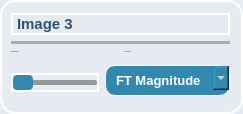
                  <widget class="QFrame" name="frame_18">
                   <property name="styleSheet">
                    <string notr="true">background-color: rgb(230, 234, 241); /* Background color */
    border-radius: 15px; /* Curved borders */
    border: 2px solid #ffffff; /* 3D outline */

    box-shadow: 2px 2px 8px rgba(0, 0, 0, 0.7); /* 3D shadow effect */</string>
                   </property>
                   <property name="frameShape">
                    <enum>QFrame::StyledPanel</enum>
                   </property>
                   <property name="frameShadow">
                    <enum>QFrame::Raised</enum>
                   </property>
                   <layout class="QGridLayout" name="gridLayout_19">
                    <property name="leftMargin">
                     <number>9</number>
                    </property>
                    <item row="1" column="0">
                     <layout class="QHBoxLayout" name="horizontalLayout_49">
                      <property name="spacing">
                       <number>6</number>
                      </property>
                      <property name="sizeConstraint">
                       <enum>QLayout::SetMaximumSize</enum>
                      </property>
                      <item>
                       <widget class="QSlider" name="Slider_weight3_7">
                        <property name="sizePolicy">
                         <sizepolicy hsizetype="Minimum" vsizetype="Fixed">
                          <horstretch>0</horstretch>
                          <verstretch>0</verstretch>
                         </sizepolicy>
                        </property>
                        <property name="styleSheet">
                         <string notr="true">QSlider::groove {
background: rgb(149, 151, 154); /* Color of the track */
border: 0px solid #999; /* Border of the track */
height: 5px; /* Set the height of the track */
border-radius: 2px; /* Round the corners of the track */
}

/* Style for the slider handle (thumb) */
QSlider::handle {
background: #3388b0; /* Color of the handle */
width: 20px; /* Width of the handle */
height: 10px; /* Height of the handle */
margin: -5px 0; /* Negative margin to center the handle vertically */
border-radius: 4px;
border: none;
}

/* Style for the slider handle when pressed */
QSlider::handle:pressed {
background: #1f536b; /* Color of the handle when pressed */
border: 1px solid #3498db; /* Border of the handle when pressed */
}</string>
                        </property>
                        <property name="orientation">
                         <enum>Qt::Horizontal</enum>
                        </property>
                       </widget>
                      </item>
                      <item>
                       <widget class="QComboBox" name="combo1_8">
                        <property name="cursor">
                         <cursorShape>PointingHandCursor</cursorShape>
                        </property>
                        <property name="styleSheet">
                         <string notr="true">QComboBox {
    font-family: &quot;Arial&quot;;
    font-weight: 600; /* Semibold */
    font-size: 10pt; /* Adjust the font size as needed */
 	color: rgb(26, 70, 91);
    border: 1px solid  rgb(26, 70, 91);; /* Set the border to 1px solid white */
	margin-bottom: 5px;
	background-color: #3388b0;   /* Background color for the combo box */
    border: 1px solid #ffffff;   /* Border around the combo box */
    border-radius: 10px;         /* Rounded corners */
    padding: 6px 10px;           /* Padding around the text */
    color: white;               
}

QComboBox::drop-down {
color: rgb(26, 70, 91);
}
QComboBox QAbstractItemView {
    background-color: #rgb(224, 224, 224);   /* Background color for the list */

    selection-background-color: #3f7293; /* Selection color when an item is highlighted */

}</string>
                        </property>
                        <item>
                         <property name="text">
                          <string>FT Magnitude</string>
                         </property>
                        </item>
                        <item>
                         <property name="text">
                          <string>FT Phase</string>
                         </property>
                        </item>
                        <item>
                         <property name="text">
                          <string>FT Real</string>
                         </property>
                        </item>
                        <item>
                         <property name="text">
                          <string>FT Imaginary</string>
                         </property>
                        </item>
                       </widget>
                      </item>
                     </layout>
                    </item>
                    <item row="0" column="0">
                     <layout class="QVBoxLayout" name="verticalLayout_64">
                      <property name="leftMargin">
                       <number>0</number>
                      </property>
                      <item>
                       <widget class="QLabel" name="label_40">
                        <property name="styleSheet">
                         <string notr="true">color: #2e556d;
font-weight:Bold;
font-size: 15px;
</string>
                        </property>
                        <property name="text">
                         <string>Image 3</string>
                        </property>
                       </widget>
                      </item>
                      <item>
                       <widget class="Line" name="line_31">
                        <property name="styleSheet">
                         <string notr="true">/* Line style */

  /* Set the width of the line */
  width: 20px;

  /* Set the height of the line */
  height: 5px;

  /* Set the background color of the line */
  background-color:#a8abaf;

  /* Set the border of the line */
  border: 10px;

  /* Set the border radius of the line */
  border-radius:5px;




</string>
                        </property>
                        <property name="orientation">
                         <enum>Qt::Horizontal</enum>
                        </property>
                       </widget>
                      </item>
                      <item>
                       <layout class="QHBoxLayout" name="horizontalLayout_40">
                        <item>
                         <layout class="QVBoxLayout" name="verticalLayout_65" stretch="0,5">
                          <item>
                           <widget class="QLabel" name="label_32">
                            <property name="font">
                             <font>
                              <family>Oswald SemiBold</family>
                              <pointsize>-1</pointsize>
                              <weight>75</weight>
                              <bold>true</bold>
                             </font>
                            </property>
                            <property name="styleSheet">
                             <string notr="true">color: #2e556d;
font-weight:10000px;
border: None;</string>
                            </property>
                            <property name="text">
                             <string>Original Image</string>
                            </property>
                           </widget>
                          </item>
                          <item>
                           <widget class="QWidget" name="original2_4" native="true">
                            <property name="styleSheet">
                             <string notr="true">border: 3px solid #ffffff;
background-color: #dce3eb;</string>
                            </property>
                           </widget>
                          </item>
                         </layout>
                        </item>
                        <item>
                         <layout class="QVBoxLayout" name="verticalLayout_66" stretch="0,5">
                          <item>
                           <widget class="QLabel" name="label_33">
                            <property name="font">
                             <font>
                              <family>Oswald SemiBold</family>
                              <pointsize>-1</pointsize>
                              <weight>75</weight>
                              <bold>true</bold>
                             </font>
                            </property>
                            <property name="styleSheet">
                             <string notr="true">color: #2e556d;
font-weight:10000px;
border: None;</string>
                            </property>
                            <property name="text">
                             <string>FT Component</string>
                            </property>
                           </widget>
                          </item>
                          <item>
                           <widget class="QWidget" name="component_image2_4" native="true">
                            <property name="styleSheet">
                             <string notr="true">border: 3px solid #ffffff;
background-color: #dce3eb;</string>
                            </property>
                           </widget>
                          </item>
                         </layout>
                        </item>
                       </layout>
                      </item>
                     </layout>
                    </item>
                   </layout>
                  </widget>
